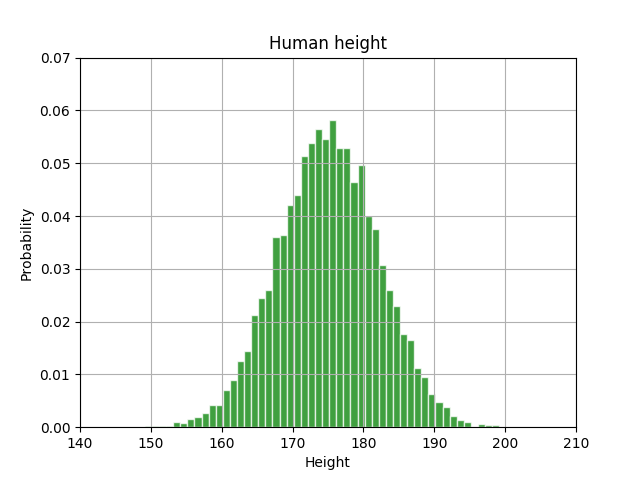

Source code (Python):
import numpy as np 
import matplotlib.pyplot as plt 

## https://biology.stackexchange.com/questions/9730/what-is-the-standard-deviation-of-adult-human-heights-for-males-and-females

mu, sigma = 175, 7 
x = mu + sigma * np.random.randn(10000) 

# the histogram of the data 
n, bins, patches = plt.hist(x, 50, density=True, facecolor='g', alpha=0.75, ec='white') 

plt.xlabel('Height') 
plt.ylabel('Probability') 
plt.title('Human height') 
plt.text(60, .025, r'$\mu=%d,\ \sigma=%d$' % (mu,sigma)) 
plt.axis([140, 210, 0, 0.07]) 
plt.grid(True) 

plt.savefig('histogram_separated.png')
plt.show()